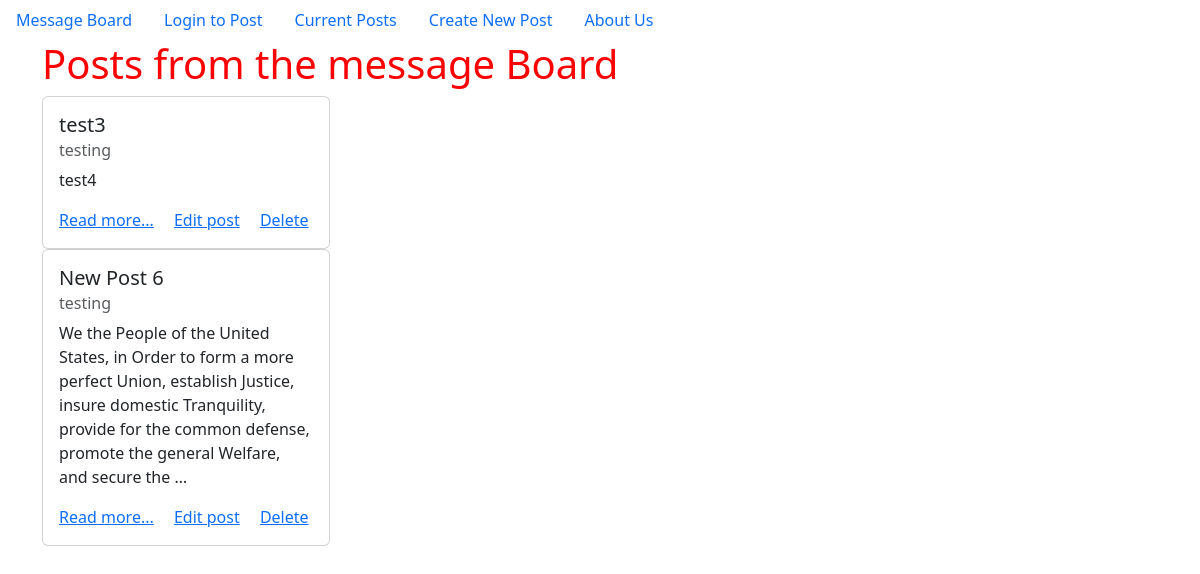
/posts/, run on the app's committed database.
### posts/models.py (models this page shows, shortened)
class Post(models.Model):
    title = models.CharField(max_length=256)
    subtitle = models.CharField(max_length=256)
    author = models.ForeignKey("auth.User", on_delete=models.CASCADE, default="default")
    body = models.TextField()
    created_on = models.DateTimeField(auto_now_add=True)

### posts/views.py (the view)
# urls.py: path("", PostListView.as_view(), name="list"),
class PostListView(ListView):
    template_name = "posts/list.html"
    model = Post

### templates/posts/list.html (shortened to what this page needs)
{% extends 'base.html' %}
{% block content %}
<h1>Posts from the message Board</h1>
    {% for post in post_list %}
        <div class="card" style="width: 18rem;">
            <div class="card-body">
            <h5 class="card-title">{{post.title}}</h5>
            <h6 class="card-subtitle mb-2 text-muted">{{post.subtitle}}</h6>
            <p class="card-text">{{post.body | truncatechars:200 }}</p>
            <a href="{% url 'detail' post.id %}" class="card-link">Read more...</a>
            <a href="{% url 'edit' post.id %}" class="card-link">Edit post</a>
            <a href="{% url 'delete' post.id %}" class="card-link">Delete</a>
            </div>
        </div>
    {% endfor %}
{% endblock content %}

### static/css/base.css (style rules this page uses)
h1 { color: red; }

### data on the page
Post: title "test3", subtitle "testing", body "test4"
Post: title "New Post 6", subtitle "testing", body "We the People of the United States, in Order to form a more perfect Union, establish Justice, insure domestic Tranquility, provide for the common defense, promote the general Welfare, and secure the …"
